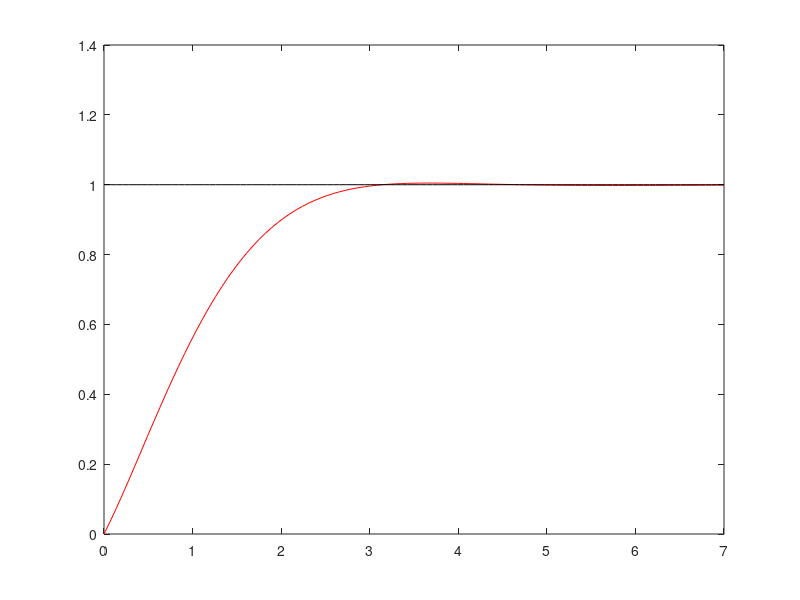

MATLAB code to generate this figure: (Note: this script raises an error after producing the figure.)
% Sistema contínuo
s = tf('s');
G1 = (0.5*s^2 + 2*s + 2)/(s^3 + 3*s^2 + 4*s + 2)
title('Resposta ao Degrau');
xlabel('Tempo');
ylabel('Saída');
grid on;
[y_temp, t_temp] = step(G1);
plot(t_temp, y_temp, 'r');
hold on;
plot(t_temp, ones(size(t_temp)), 'k');
p = pole(G1)    %pólos de G1

% Sistema discretizado usando a transformação Z (Tustin)
syms z;
Ts = 0.1;  % Intervalo de amostragem
sys_disc = c2d(G1, Ts, 'tustin')

% Vetor de tempo discreto
duration = 4;           % Duração da simulação em segundos
Ts = 0.1;
Fs = 1/Ts;               % Frequência de amostragem em Hz
num_samples = duration * Fs; % Número total de amostras
time = 0:Ts:duration;

% Calcule a resposta ao degrau
step_response = step(sys_disc, time);
% Plote a resposta ao degrau
plot(time, step_response, 'b');
legend(["Sistema contínuo", "","Sistema discreto"]);
legend("Position", [0.56902,0.1594,0.30317,0.13624]);

% Plot da resposta
xlabel('Tempo (s)');
ylabel('Saída y(t)');
title('Resposta do sistema à entrada degrau');
grid on;




